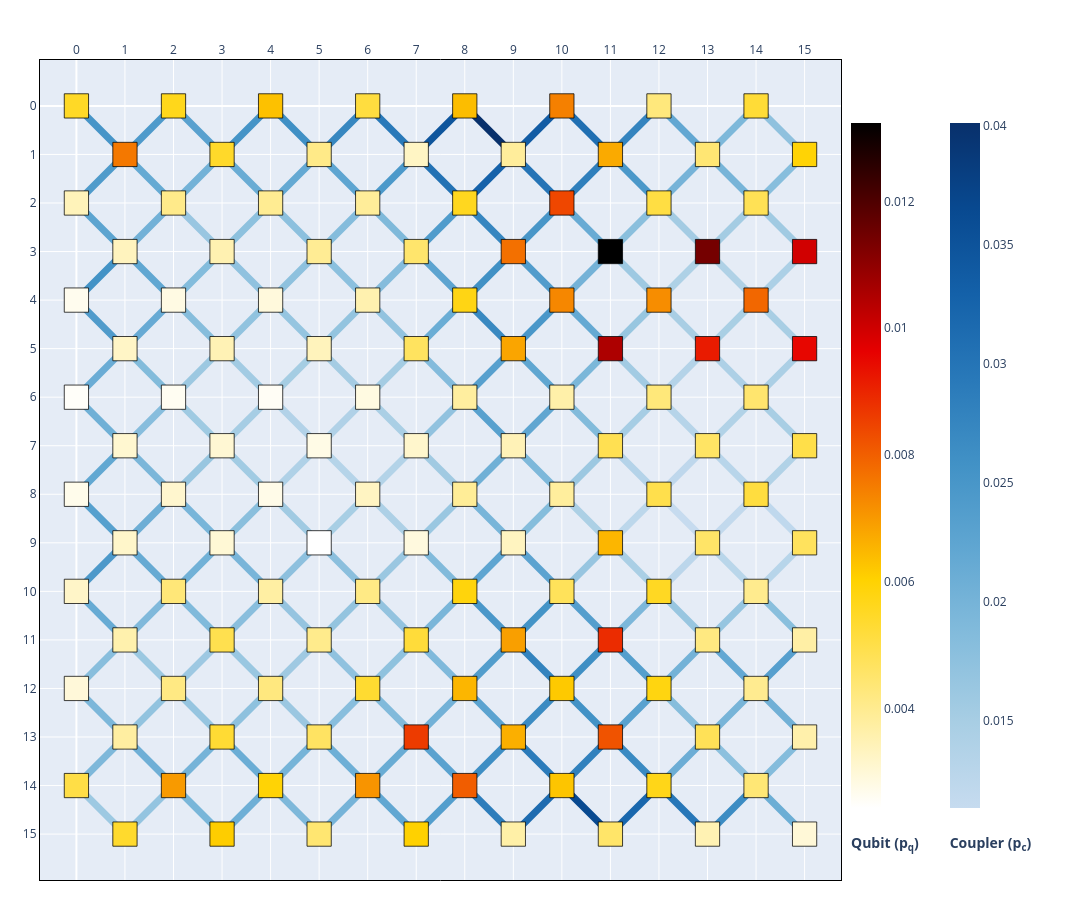

Notebook code for this chart:
### Markdown cell above
### Couplers of their own — `generate_coupler_noise`

A coupler is a distinct component, so beyond deriving its rate from its endpoints the
chip can give the couplers a landscape of their own: `chip.generate_coupler_noise(dist,
correlation=ρ)` applies any of the section-3 distributions to the couplers, tied to the
site landscape by a chosen correlation. `ρ = 1` reproduces the endpoint-mean ordering,
`ρ = 0` is a landscape independent of the qubits, and values between mix the two. The
object and the correlation are recorded on `chip.spec` and cleared again by any later
`generate_noise`, since that re-derives the couplers.

### Code cell
chip = Chip(8, 8)
chip.generate_noise(SkewContour(location=0.005, deviation=0.002, skew=1.5, seed=3))
chip.generate_coupler_noise(
    SkewContour(location=0.020, deviation=0.005, skew=1.0, seed=4), correlation=0.2
)

print("coupler model            :", chip.spec.coupler_model)
print("coupler correlation      :", chip.spec.coupler_correlation)
print("has_independent_couplers :", chip.has_independent_couplers)

per_histogram(chip, sharex=False)  # coupler rates sit on a higher scale than the sites
chip.show(style=device_heatmap_style(chip))
